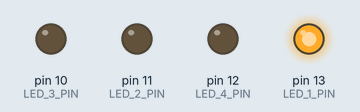
A sketch run on a simulated Arduino Uno, built with avr-gcc and run on an emulated ATmega328P. Parts: output pins drawn as LEDs (lit = HIGH).

Above: at 0.2 s.
At 1.2 s:
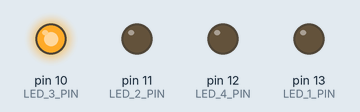
At 2.7 s:
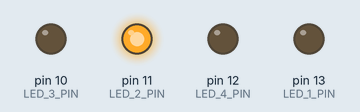
At 3.7 s:
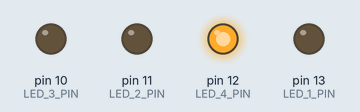
Timing chart, 0 to 4.6 s (numbered marks = the images above):
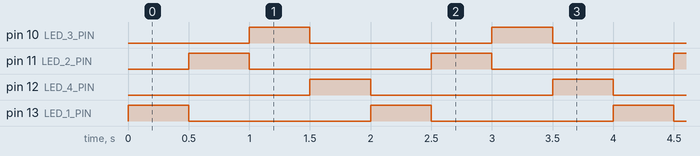

The sketch:

activity_5_traffic_light.ino
```cpp
#define LED_4_PIN 12
#define LED_2_PIN 11
#define LED_3_PIN 10
#define LED_1_PIN 13
#define BUTTON_pin 2

void setup() {
  pinMode(LED_1_PIN, OUTPUT);
  pinMode(LED_2_PIN, OUTPUT);
  pinMode(LED_3_PIN, OUTPUT);
  pinMode(LED_4_PIN, OUTPUT);


  digitalWrite(LED_1_PIN, LOW);
  digitalWrite(LED_2_PIN, LOW);
  digitalWrite(LED_3_PIN, LOW);
  digitalWrite(LED_4_PIN, LOW);
}

void loop() {
  digitalWrite(LED_1_PIN, HIGH);
  digitalWrite(LED_2_PIN, LOW);
  digitalWrite(LED_3_PIN, LOW);
  digitalWrite(LED_4_PIN, LOW);
  delay(500);
  digitalWrite(LED_1_PIN, LOW);
  digitalWrite(LED_3_PIN, LOW);
  digitalWrite(LED_2_PIN, HIGH);
  digitalWrite(LED_4_PIN, LOW);
  delay(500);
  digitalWrite(LED_1_PIN, LOW);
  digitalWrite(LED_3_PIN, HIGH);
  digitalWrite(LED_2_PIN, LOW);
  digitalWrite(LED_4_PIN, LOW);
  delay(500);
  digitalWrite(LED_1_PIN, LOW);
  digitalWrite(LED_4_PIN, HIGH);
  digitalWrite(LED_2_PIN, LOW);
  digitalWrite(LED_3_PIN, LOW);
  delay(500);
}
```

Measured:
- by itself, pin 10 (LED_3_PIN), pin 11 (LED_2_PIN), pin 12 (LED_4_PIN), pin 13 (LED_1_PIN): alternates HIGH for 0.50 s and LOW for 1.5 s
- by itself, everything shown: repeats every 2.0 s, in 4 steps
